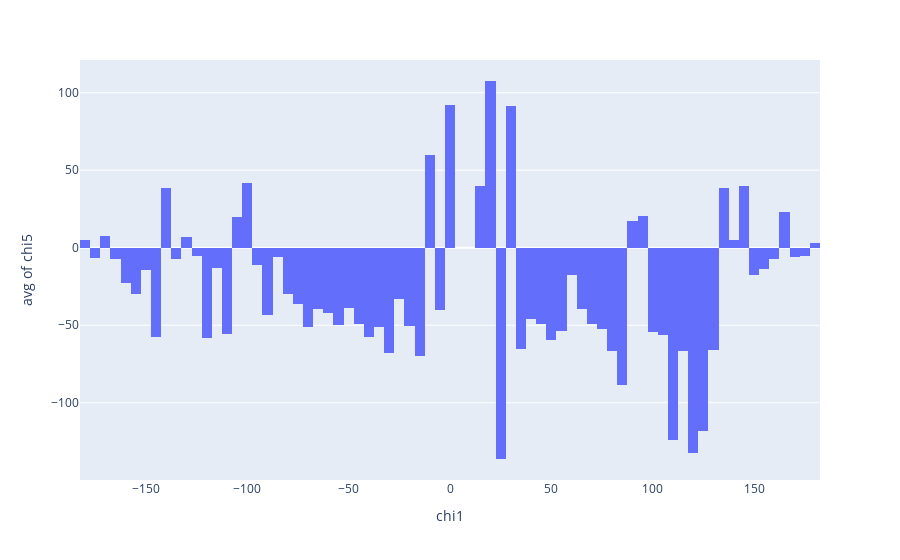

Notebook source saved alongside this figure:
### Markdown cell above
## Examining the Torsion Angles

### Code cell
labels = {'value': 'Angle', 'variable': 'Torsion'}
cols = ['chi1', 'chi5']
data = SS_df[cols].copy()
data.set_index('chi1')

px.histogram(SS_df, x='chi1', y='chi5', labels=labels, histfunc='avg', nbins=90)
#px.histogram(SS_df[cols], labels=labels)

### Figure 1 — Plotly figure (JSON) as saved in the notebook; plotly's stock layout.template omitted (floating-point values rounded to 4 significant figures; data arrays with more than 128 entries replaced by an {"elided": "..."} marker saying what was removed)
{"data": [{"alignmentgroup": "True", "bingroup": "x", "histfunc": "avg", "hovertemplate": "chi1=%{x}<br>avg of chi5=%{y}<extra></extra>", "legendgroup": "", "marker": {"color": "#636efa", "pattern": {"shape": ""}}, "name": "", "nbinsx": 90, "offsetgroup": "", "orientation": "v", "showlegend": false, "type": "histogram", "x": {"elided": "7972 float values"}, "xaxis": "x", "y": {"elided": "7972 float values"}, "yaxis": "y"}], "layout": {"barmode": "relative", "legend": {"tracegroupgap": 0}, "margin": {"t": 60}, "xaxis": {"anchor": "y", "domain": [0, 1], "title": {"text": "chi1"}}, "yaxis": {"anchor": "x", "domain": [0, 1], "title": {"text": "avg of chi5"}}}}
